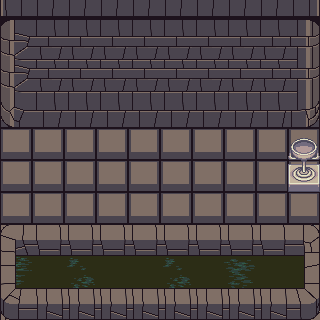

The image is a tile-based game level rendered from a .tmx file. Its description and source (layers, tilesets, objects; grid data summarised) follow:
An orthogonal 10x10 tile map with 32x32 px tiles, 3 tile layers (Tile Layer 1, Tile Layer 2, Tile Layer 3) and 6 objects (mainPlayer, CoinEntity).

<map version="1.0" tiledversion="1.1.6" orientation="orthogonal" renderorder="right-down" width="10" height="10" tilewidth="32" tileheight="32" infinite="0" nextobjectid="7">
 <tileset firstgid="1" source="2.5d.tsx" />
 <layer name="Tile Layer 1" width="10" height="10">
  <data>[100 cells, 70 non-empty, 8 distinct tile ids]</data>
 </layer>
 <layer name="Tile Layer 2" width="10" height="10">
  <data>[100 cells, 62 non-empty, 17 distinct tile ids]</data>
 </layer>
 <layer name="Tile Layer 3" width="10" height="10">
  <data>[100 cells, 2 non-empty, 2 distinct tile ids]</data>
 </layer>
 <objectgroup name="Player">
  <object id="1" name="mainPlayer" x="32" y="160" width="32" height="32">
   <properties>
    <property name="framewidth" value="32" />
    <property name="image" value="gripe_run_right" />
   </properties>
  </object>
 </objectgroup>
 <objectgroup name="Coins">
  <object id="6" name="CoinEntity" x="255.394" y="159" width="32" height="32">
   <properties>
    <property name="framewidth" value="32" />
    <property name="image" value="spinning_coin_gold" />
   </properties>
  </object>
 </objectgroup>
 <objectgroup name="Collision">
  <object id="2" x="0" y="0" width="318.938" height="127.575" />
  <object id="3" x="0" y="223.779" width="319.983" height="96.2041" />
  <object id="4" x="292.795" y="111.89" width="27.1881" height="132.804" />
  <object id="5" x="0" y="103.524" width="24.051" height="152.672" />
 </objectgroup>
</map>
